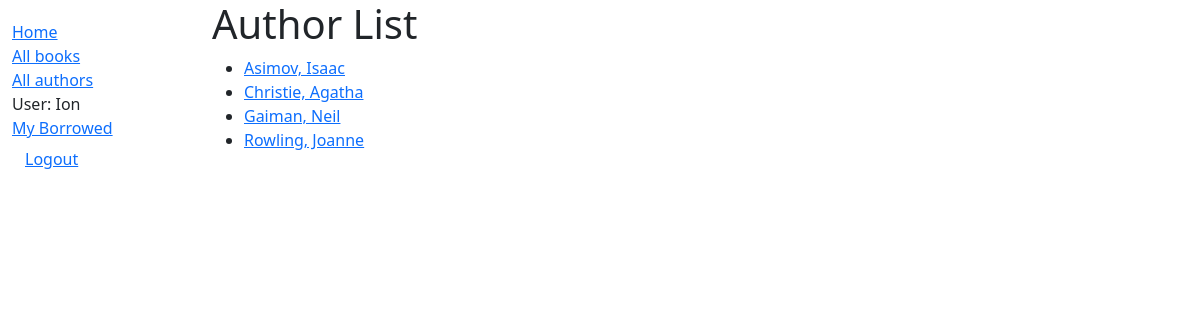
The page /catalog/authors/ (signed in) on the database its author committed.
### catalog/models.py (models this page shows)
class Author(models.Model):
    first_name = models.CharField(max_length=100)
    last_name = models.CharField(max_length=100)
    date_of_birth = models.DateField(null=True, blank=True)
    date_of_death = models.DateField('Died', null=True, blank=True)
    class Meta:
        ordering = ['last_name', 'first_name']
    def get_absolute_url(self):
        return reverse('author-detail', args=[str(self.id)])
    def __str__(self):
        return f'{self.last_name}, {self.first_name}'

### catalog/views.py (the view)
# urls.py: path('authors/', view=views.AuthorListView.as_view(), name='authors'),
class AuthorListView(generic.ListView):
    model = Author
    paginate_by = 5

### catalog/templates/catalog/author_list.html
{% extends "base_generic.html" %}
{% block content %}
  <h1>Author List</h1>
  {% if author_list %}
    <ul>
      {% for author in author_list %}
      <li>
        <a href="{{ author.get_absolute_url }}">{{ author }}</a>
      </li>
      {% endfor %}
    </ul>
  {% else %}
    <p>There are no authors in the library.</p>
  {% endif %}
{% endblock %}

### catalog/templates/base_generic.html (shortened to what this page needs)
<!DOCTYPE html>
<html lang="en">
  <head>
    <link href="https://cdn.jsdelivr.net/npm/bootstrap@5.3.3/dist/css/bootstrap.min.css"
      rel="stylesheet"
>
    {% load static %}
    <link rel="stylesheet" href="{% static 'css/styles.css' %}" />
  </head>
  <body>
    <div class="container-fluid">
      <div class="row">
        <div class="col-sm-2">
          {% block sidebar %}
            <ul class="sidebar-nav">
              <li><a href="{% url 'index' %}">Home</a></li>
              <li><a href="{% url 'books' %}">All books</a></li>
              <li><a href="{% url 'authors' %}">All authors</a></li>
              {% if user.is_authenticated %}
                <li>User: {{ user.get_username }}</li>
                <li>
                  <li><a href="{% url 'my-borrowed' %}">My Borrowed</a></li>
                  <form id="logout-form" method="post" action="{% url 'logout' %}">
                    <button type="submit" class="btn btn-link">Logout</button>
                  </form>
                </li>
              {% else %}
                <li><a href="{% url 'login' %}?next={{ request.path }}">Login</a></li>
              {% endif %}
            </ul>
          {% endblock %}
        </div>
        <div class="col-sm-10 ">
          {% block content %}{% endblock %}
        </div>
      </div>
    </div>
  </body>
</html>

### catalog/static/css/styles.css (style rules this page uses)
.sidebar-nav { margin-top: 20px; padding: 0; list-style: none; }
#logout-form { display: inline; }

### rows shown on the page
Author: last_name+first_name "Asimov, Isaac"
Author: last_name+first_name "Christie, Agatha"
Author: last_name+first_name "Gaiman, Neil"
Author: last_name+first_name "Rowling, Joanne"

### other values the page prints
{{ user.get_username }} "Ion"
